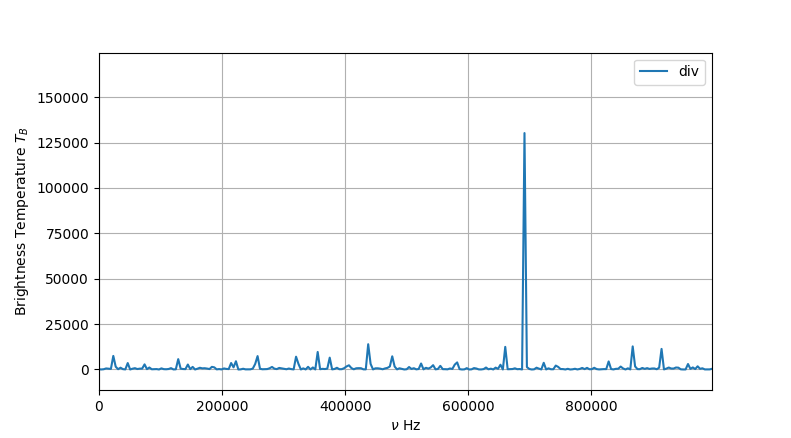

This chart was generated by the following Python code:
import numpy as np
import matplotlib.pyplot as plt

# import data
off = np.loadtxt('off.txt')
on = np.loadtxt('on.txt')

# make complex numpy array with data
complex_data_off = np.empty(16000, dtype=complex)
complex_data_off.real = off[:16000]
complex_data_off.imag = on[16000:]

# compute fourier transform
fourier_off = np.fft.fft(complex_data_off)
# sample rate is 62.5e6 Hz, spacing is inverse
sample_spacing = 1.6e-8
fourier_axis_off = np.fft.fftfreq(n=len(complex_data_off), d=sample_spacing)
# fourier filter
fourier_off[0] = 0


# make complex numpy array with data
complex_data_on = np.empty(16000, dtype=complex)
complex_data_on.real = on[:16000]
complex_data_on.imag = off[16000:]

# compute fourier transform
fourier_on = np.fft.fft(complex_data_on)
# sample rate is 62.5e6 Hz, spacing is inverse
sample_spacing = 1.6e-8
fourier_axis_on = np.fft.fftfreq(n=len(complex_data_on), d=sample_spacing)
# fourier filter
fourier_on[0] = 0


# plot results
off_power = np.abs(np.fft.fftshift(fourier_off))**2
on_power = np.abs(np.fft.fftshift(fourier_on))**2
#plt.plot(fourier_axis_off, off_power, label="off")
#plt.plot(fourier_axis_on, on_power, label="on")
plt.plot(fourier_axis_on, (on_power/off_power)*260, label="div")
#plt.yscale('log')
plt.ylabel(r'Brightness Temperature $T_B$')
plt.xlabel(r'$\nu$ Hz')
plt.grid()
plt.legend()
plt.show()
#plt.savefig('tempdiff.png')
